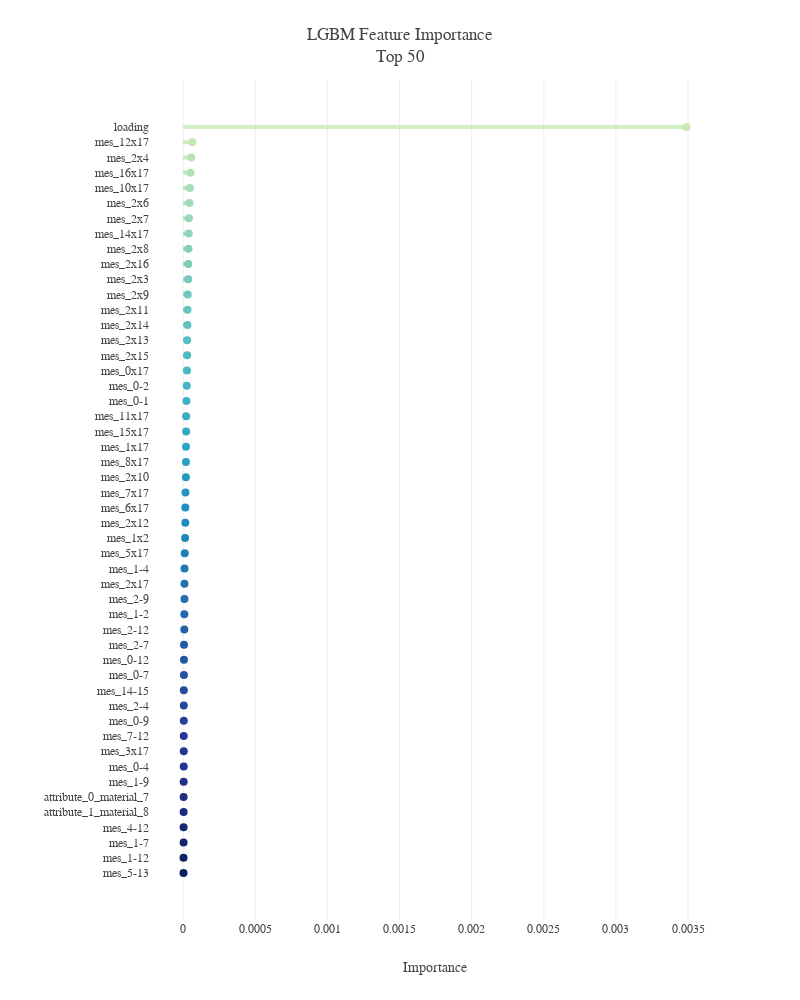

The notebook cell this image was saved under:
### Code cell
top = 50

feature_importance_df['avg'] = feature_importance_df.mean(axis=1)
feature_importance_top = feature_importance_df.avg.nlargest(top).sort_values(ascending=True)

pal=sns.color_palette("YlGnBu", 65).as_hex()
fig=go.Figure()
for i in range(len(feature_importance_top.index)):
    fig.add_shape(dict(type="line", y0=i, y1=i, x0=0, x1=feature_importance_top[i],
                       line_color=pal[::-1][i],opacity=0.8,line_width=4))

fig.add_trace(go.Scatter(x=feature_importance_top, y=feature_importance_top.index, mode='markers',
                         marker_color=pal[::-1], marker_size=8,
                         hovertemplate='%{y} Importance = %{x:.0f}<extra></extra>'))

fig.update_layout(template=plotly_template,title=f'LGBM Feature Importance<br>Top {top}',
                  margin=dict(l=150,t=80),
                  xaxis=dict(title='Importance', zeroline=False),
                  yaxis_showgrid=False, height=1000, width=800)
fig.show()

### Figure 1 — Plotly figure (JSON) as saved in the notebook; plotly's stock layout.template omitted (floating-point values rounded to 4 significant figures)
{"data": [{"hovertemplate": "%{y} Importance = %{x:.0f}<extra></extra>", "marker": {"color": ["#0b1f5e", "#0e2265", "#12256d", "#162874", "#192b7c", "#1d2e83", "#21308b", "#243392", "#253795", "#243c98", "#24419a", "#24479d", "#234c9f", "#2351a2", "#2356a4", "#225ca7", "#2260a9", "#2166ac", "#216daf", "#2073b2", "#1f7ab5", "#1f80b8", "#1e86bb", "#1d8dbe", "#1d91c0", "#2296c1", "#269bc1", "#2b9fc2", "#2fa4c2", "#34a9c3", "#39adc3", "#3db2c4", "#40b5c4", "#48b9c3", "#50bbc2", "#57bec1", "#5fc1c0", "#67c4be", "#6fc7bd", "#76cabc", "#7ecdbb", "#85cfba", "#8ed3ba", "#97d6b9", "#a0dab8", "#a9ddb7", "#b2e1b6", "#bbe4b5", "#c4e8b4", "#c9eab4", "#ceecb3", "#d3eeb3", "#d7efb3", "#dcf1b2", "#e1f3b2", "#e6f5b2", "#eaf7b1", "#edf8b2", "#f0f9b7", "#f2fabc", "#f4fbc1", "#f7fcc6", "#f9fdcb", "#fbfdd0", "#fdfed5"], "size": 8}, "mode": "markers", "type": "scatter", "x": [2.556e-06, 2.775e-06, 3.214e-06, 3.297e-06, 3.421e-06, 3.628e-06, 3.722e-06, 4.113e-06, 4.252e-06, 4.44e-06, 4.489e-06, 4.511e-06, 4.877e-06, 5.593e-06, 5.792e-06, 6.159e-06, 8.114e-06, 8.355e-06, 9.255e-06, 9.507e-06, 9.525e-06, 1.126e-05, 1.35e-05, 1.518e-05, 1.534e-05, 1.625e-05, 1.929e-05, 1.969e-05, 1.999e-05, 2.089e-05, 2.092e-05, 2.315e-05, 2.51e-05, 2.689e-05, 2.773e-05, 2.804e-05, 2.987e-05, 3.017e-05, 3.182e-05, 3.496e-05, 3.599e-05, 3.694e-05, 3.897e-05, 3.986e-05, 4.431e-05, 4.668e-05, 5.142e-05, 5.622e-05, 6.437e-05, 0.003489], "y": ["mes_5-13", "mes_1-12", "mes_1-7", "mes_4-12", "attribute_1_material_8", "attribute_0_material_7", "mes_1-9", "mes_0-4", "mes_3x17", "mes_7-12", "mes_0-9", "mes_2-4", "mes_14-15", "mes_0-7", "mes_0-12", "mes_2-7", "mes_2-12", "mes_1-2", "mes_2-9", "mes_2x17", "mes_1-4", "mes_5x17", "mes_1x2", "mes_2x12", "mes_6x17", "mes_7x17", "mes_2x10", "mes_8x17", "mes_1x17", "mes_15x17", "mes_11x17", "mes_0-1", "mes_0-2", "mes_0x17", "mes_2x15", "mes_2x13", "mes_2x14", "mes_2x11", "mes_2x9", "mes_2x3", "mes_2x16", "mes_2x8", "mes_14x17", "mes_2x7", "mes_2x6", "mes_10x17", "mes_16x17", "mes_2x4", "mes_12x17", "loading"]}], "layout": {"height": 1000, "margin": {"l": 150, "t": 80}, "shapes": [{"line": {"color": "#0b1f5e", "width": 4}, "opacity": 0.8, "type": "line", "x0": 0, "x1": 2.556e-06, "y0": 0, "y1": 0}, {"line": {"color": "#0e2265", "width": 4}, "opacity": 0.8, "type": "line", "x0": 0, "x1": 2.775e-06, "y0": 1, "y1": 1}, {"line": {"color": "#12256d", "width": 4}, "opacity": 0.8, "type": "line", "x0": 0, "x1": 3.214e-06, "y0": 2, "y1": 2}, {"line": {"color": "#162874", "width": 4}, "opacity": 0.8, "type": "line", "x0": 0, "x1": 3.297e-06, "y0": 3, "y1": 3}, {"line": {"color": "#192b7c", "width": 4}, "opacity": 0.8, "type": "line", "x0": 0, "x1": 3.421e-06, "y0": 4, "y1": 4}, {"line": {"color": "#1d2e83", "width": 4}, "opacity": 0.8, "type": "line", "x0": 0, "x1": 3.628e-06, "y0": 5, "y1": 5}, {"line": {"color": "#21308b", "width": 4}, "opacity": 0.8, "type": "line", "x0": 0, "x1": 3.722e-06, "y0": 6, "y1": 6}, {"line": {"color": "#243392", "width": 4}, "opacity": 0.8, "type": "line", "x0": 0, "x1": 4.113e-06, "y0": 7, "y1": 7}, {"line": {"color": "#253795", "width": 4}, "opacity": 0.8, "type": "line", "x0": 0, "x1": 4.252e-06, "y0": 8, "y1": 8}, {"line": {"color": "#243c98", "width": 4}, "opacity": 0.8, "type": "line", "x0": 0, "x1": 4.44e-06, "y0": 9, "y1": 9}, {"line": {"color": "#24419a", "width": 4}, "opacity": 0.8, "type": "line", "x0": 0, "x1": 4.489e-06, "y0": 10, "y1": 10}, {"line": {"color": "#24479d", "width": 4}, "opacity": 0.8, "type": "line", "x0": 0, "x1": 4.511e-06, "y0": 11, "y1": 11}, {"line": {"color": "#234c9f", "width": 4}, "opacity": 0.8, "type": "line", "x0": 0, "x1": 4.877e-06, "y0": 12, "y1": 12}, {"line": {"color": "#2351a2", "width": 4}, "opacity": 0.8, "type": "line", "x0": 0, "x1": 5.593e-06, "y0": 13, "y1": 13}, {"line": {"color": "#2356a4", "width": 4}, "opacity": 0.8, "type": "line", "x0": 0, "x1": 5.792e-06, "y0": 14, "y1": 14}, {"line": {"color": "#225ca7", "width": 4}, "opacity": 0.8, "type": "line", "x0": 0, "x1": 6.159e-06, "y0": 15, "y1": 15}, {"line": {"color": "#2260a9", "width": 4}, "opacity": 0.8, "type": "line", "x0": 0, "x1": 8.114e-06, "y0": 16, "y1": 16}, {"line": {"color": "#2166ac", "width": 4}, "opacity": 0.8, "type": "line", "x0": 0, "x1": 8.355e-06, "y0": 17, "y1": 17}, {"line": {"color": "#216daf", "width": 4}, "opacity": 0.8, "type": "line", "x0": 0, "x1": 9.255e-06, "y0": 18, "y1": 18}, {"line": {"color": "#2073b2", "width": 4}, "opacity": 0.8, "type": "line", "x0": 0, "x1": 9.507e-06, "y0": 19, "y1": 19}, {"line": {"color": "#1f7ab5", "width": 4}, "opacity": 0.8, "type": "line", "x0": 0, "x1": 9.525e-06, "y0": 20, "y1": 20}, {"line": {"color": "#1f80b8", "width": 4}, "opacity": 0.8, "type": "line", "x0": 0, "x1": 1.126e-05, "y0": 21, "y1": 21}, {"line": {"color": "#1e86bb", "width": 4}, "opacity": 0.8, "type": "line", "x0": 0, "x1": 1.35e-05, "y0": 22, "y1": 22}, {"line": {"color": "#1d8dbe", "width": 4}, "opacity": 0.8, "type": "line", "x0": 0, "x1": 1.518e-05, "y0": 23, "y1": 23}, {"line": {"color": "#1d91c0", "width": 4}, "opacity": 0.8, "type": "line", "x0": 0, "x1": 1.534e-05, "y0": 24, "y1": 24}, {"line": {"color": "#2296c1", "width": 4}, "opacity": 0.8, "type": "line", "x0": 0, "x1": 1.625e-05, "y0": 25, "y1": 25}, {"line": {"color": "#269bc1", "width": 4}, "opacity": 0.8, "type": "line", "x0": 0, "x1": 1.929e-05, "y0": 26, "y1": 26}, {"line": {"color": "#2b9fc2", "width": 4}, "opacity": 0.8, "type": "line", "x0": 0, "x1": 1.969e-05, "y0": 27, "y1": 27}, {"line": {"color": "#2fa4c2", "width": 4}, "opacity": 0.8, "type": "line", "x0": 0, "x1": 1.999e-05, "y0": 28, "y1": 28}, {"line": {"color": "#34a9c3", "width": 4}, "opacity": 0.8, "type": "line", "x0": 0, "x1": 2.089e-05, "y0": 29, "y1": 29}, {"line": {"color": "#39adc3", "width": 4}, "opacity": 0.8, "type": "line", "x0": 0, "x1": 2.092e-05, "y0": 30, "y1": 30}, {"line": {"color": "#3db2c4", "width": 4}, "opacity": 0.8, "type": "line", "x0": 0, "x1": 2.315e-05, "y0": 31, "y1": 31}, {"line": {"color": "#40b5c4", "width": 4}, "opacity": 0.8, "type": "line", "x0": 0, "x1": 2.51e-05, "y0": 32, "y1": 32}, {"line": {"color": "#48b9c3", "width": 4}, "opacity": 0.8, "type": "line", "x0": 0, "x1": 2.689e-05, "y0": 33, "y1": 33}, {"line": {"color": "#50bbc2", "width": 4}, "opacity": 0.8, "type": "line", "x0": 0, "x1": 2.773e-05, "y0": 34, "y1": 34}, {"line": {"color": "#57bec1", "width": 4}, "opacity": 0.8, "type": "line", "x0": 0, "x1": 2.804e-05, "y0": 35, "y1": 35}, {"line": {"color": "#5fc1c0", "width": 4}, "opacity": 0.8, "type": "line", "x0": 0, "x1": 2.987e-05, "y0": 36, "y1": 36}, {"line": {"color": "#67c4be", "width": 4}, "opacity": 0.8, "type": "line", "x0": 0, "x1": 3.017e-05, "y0": 37, "y1": 37}, {"line": {"color": "#6fc7bd", "width": 4}, "opacity": 0.8, "type": "line", "x0": 0, "x1": 3.182e-05, "y0": 38, "y1": 38}, {"line": {"color": "#76cabc", "width": 4}, "opacity": 0.8, "type": "line", "x0": 0, "x1": 3.496e-05, "y0": 39, "y1": 39}, {"line": {"color": "#7ecdbb", "width": 4}, "opacity": 0.8, "type": "line", "x0": 0, "x1": 3.599e-05, "y0": 40, "y1": 40}, {"line": {"color": "#85cfba", "width": 4}, "opacity": 0.8, "type": "line", "x0": 0, "x1": 3.694e-05, "y0": 41, "y1": 41}, {"line": {"color": "#8ed3ba", "width": 4}, "opacity": 0.8, "type": "line", "x0": 0, "x1": 3.897e-05, "y0": 42, "y1": 42}, {"line": {"color": "#97d6b9", "width": 4}, "opacity": 0.8, "type": "line", "x0": 0, "x1": 3.986e-05, "y0": 43, "y1": 43}, {"line": {"color": "#a0dab8", "width": 4}, "opacity": 0.8, "type": "line", "x0": 0, "x1": 4.431e-05, "y0": 44, "y1": 44}, {"line": {"color": "#a9ddb7", "width": 4}, "opacity": 0.8, "type": "line", "x0": 0, "x1": 4.668e-05, "y0": 45, "y1": 45}, {"line": {"color": "#b2e1b6", "width": 4}, "opacity": 0.8, "type": "line", "x0": 0, "x1": 5.142e-05, "y0": 46, "y1": 46}, {"line": {"color": "#bbe4b5", "width": 4}, "opacity": 0.8, "type": "line", "x0": 0, "x1": 5.622e-05, "y0": 47, "y1": 47}, {"line": {"color": "#c4e8b4", "width": 4}, "opacity": 0.8, "type": "line", "x0": 0, "x1": 6.437e-05, "y0": 48, "y1": 48}, {"line": {"color": "#c9eab4", "width": 4}, "opacity": 0.8, "type": "line", "x0": 0, "x1": 0.003489, "y0": 49, "y1": 49}], "title": {"text": "LGBM Feature Importance<br>Top 50"}, "width": 800, "xaxis": {"title": {"text": "Importance"}, "zeroline": false}, "yaxis": {"showgrid": false}}}
